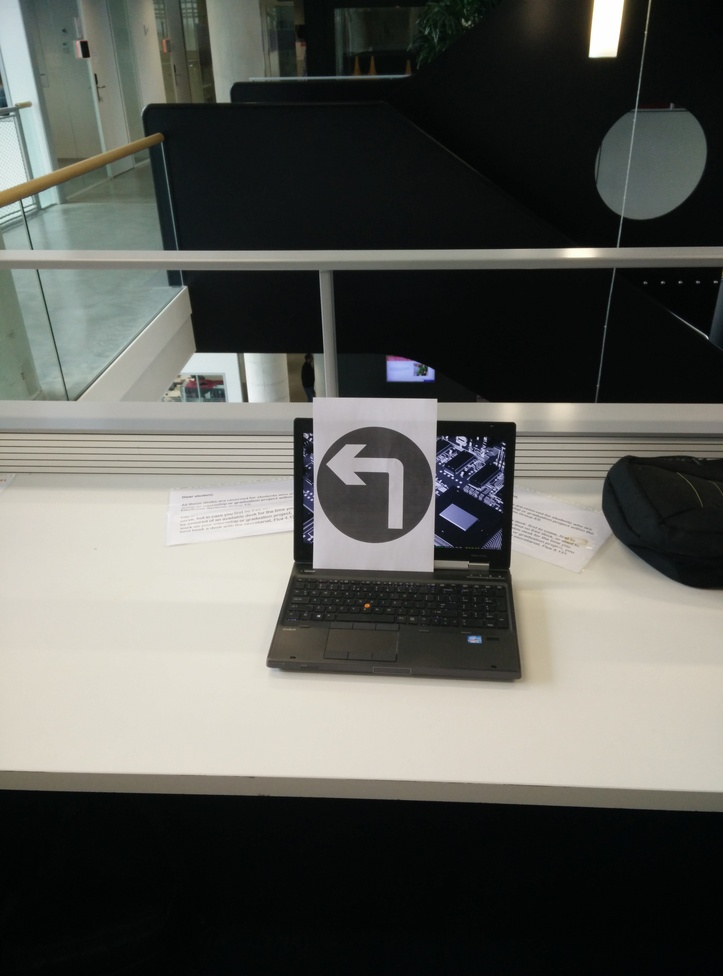
#> input picture test.jpg, 723 x 976 px, shrunk from 3120 x 4208 before the run
$ python test2.py
#> lines starting #> are read from the running program, lines starting #| are printed output that depends on the picture
import numpy as np
import cv2
from matplotlib import pyplot as plt

img1 = cv2.imread('test.jpg',0)          # queryImage
#> img1: shape (976, 723); min 0, max 255, mean 90.7
img2 = cv2.imread('left.png',0) # trainImage
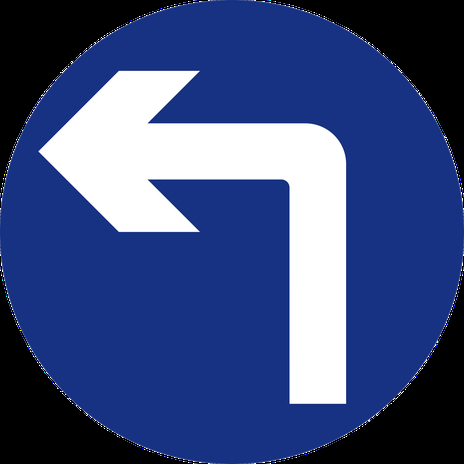
#> input picture left.png, 464 x 464 px, shrunk from 2000 x 2000 before the run
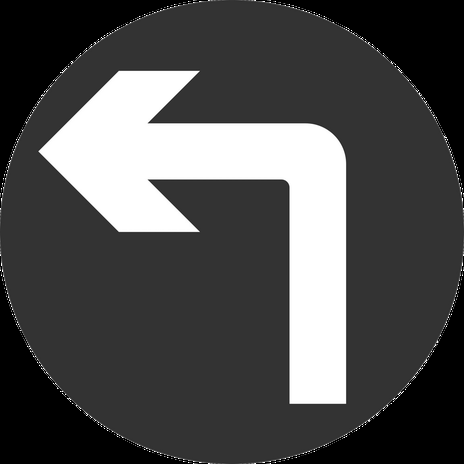
#> img2: shape (464, 464); min 0, max 255, mean 76.7

# Initiate SIFT detector
sift = cv2.xfeatures2d.SIFT_create()

# find the keypoints and descriptors with SIFT
kp1, des1 = sift.detectAndCompute(img1,None)
#> kp1 = 679 keypoints; strongest (x, y, size): (604, 38, 25.4), (401, 369, 17.1), (485, 439, 2.4), (303, 550, 15.1)
kp2, des2 = sift.detectAndCompute(img2,None)
#> kp2 = 80 keypoints; strongest (x, y, size): (124, 148, 95), (318, 369, 48.1), (305, 163, 59), (196, 72, 2.7)

# BFMatcher with default params
bf = cv2.BFMatcher()
matches = bf.knnMatch(des1,des2, k=2)
#> matches = 679 matches

# Apply ratio test
good = []
for m,n in matches:
    if m.distance < 0.75*n.distance:
        good.append([m])
#> after the loop, good = 16 matches

# cv2.drawMatchesKnn expects list of lists as matches.
outImg = np.array([])
outImg = cv2.drawMatchesKnn(img1,kp1,img2,kp2,matches, None)
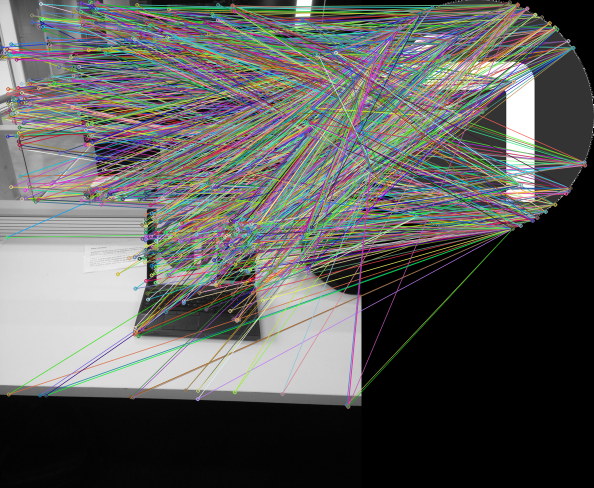
#> outImg: shape (976, 1187, 3) (shown at 1/2 size); mean of channels 0, 1, 2 90.8, 92.8, 92.4; drawn as B, G, R

plt.imshow(outImg),plt.show()
